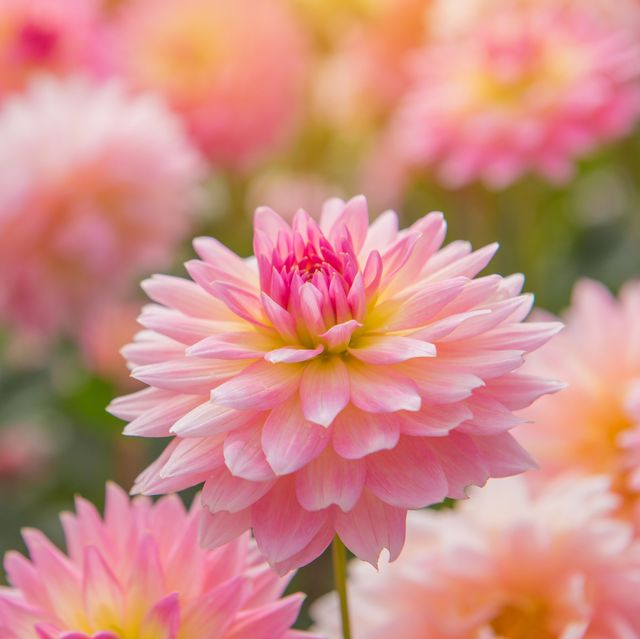
#> input picture Day 9/1.jpg, 640 x 639 px
$ python Exercises9.py
#> lines starting #> are read from the running program, lines starting #| are printed output that depends on the picture
#!/usr/bin/env python3
# -*- coding: utf-8 -*-
"""
Created on Sun Dec  1 12:04:17 2019

@author: nada
"""

#Exercises DAY Nine
print('-------------Exercise 1------------------')
import statistics as st

x=[3,1.5,4.5,6.75,2.25,5.75,2.25]

print(st.mean(x))
print(st.harmonic_mean(x))
print(st.median(x))
print(st.median_low(x))
print(st.median_high(x))
print(st.median_grouped(x))
print(st.mode(x))
print(st.pstdev(x))
print(st.pvariance(x))
print(st.stdev(x))
print(st.variance(x))

print('-------------Exercise 2------------------')

import random

print( random.random())
print ( random.randrange(10))
print ( random.choice(['Ali', 'Khalid', 'Hussam']))
print ( random.sample(range(1000), 10))
print ( random.choice('Orange Academy') )

e2 = [1,5,8,9,2,4]
random.shuffle(e2)
print( e2 )

print ( random.randint(20, 30))
print ( random.randrange(1000, 2111, 5))
print ( random.uniform(10000, 11000))


print('-------------Exercise 3------------------')

import math
print ('pi: %.10f' % math.pi)
print(math.cos(200))
print(math.sin(30))
print(math.tan(180))

print(math.floor(10.8))
print(math.ceil(10.8))

print('-------------Exercise 4------------------')

from PIL import Image , ImageFilter
from PIL import ImageDraw

img=Image.open("1.jpg")
#> img is the input picture: PIL image 640x639 RGB; mean R, G, B 206.6, 140.2, 130.9

print(img.format,img.size,img.mode)
#| JPEG (640, 639) RGB
img.show()

e4=img.transpose(Image.FLIP_TOP_BOTTOM)
e4.show()

e41=img.convert('L')
e41.show()

croped=img.crop((0,0,50,50))
croped.show()


draw=ImageDraw.Draw(img)
draw.line((0,0)+img.size, fill=(255,255,255))
draw.line((0, img.size[1], img.size[0],0),fill=(255,255,255))
img.show()


newimage=img.filter(ImageFilter.EDGE_ENHANCE)
newimage1=img.filter(ImageFilter.FIND_EDGES)
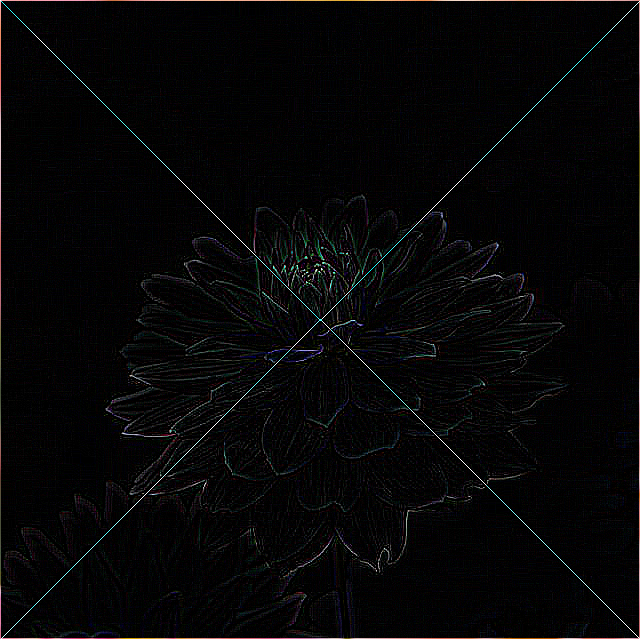
#> newimage1: PIL image 640x639 RGB; mean R, G, B 6.3, 6, 6.6
newimage2=img.filter(ImageFilter.SMOOTH)
newimage3=img.filter(ImageFilter.SHARPEN)

newimage.show()
newimage1.show()
newimage2.show()
newimage3.show()

alpha=0.5
imge1=Image.open('1.jpg')
imge2=Image.open('2.jpg').resize(imge1.size)
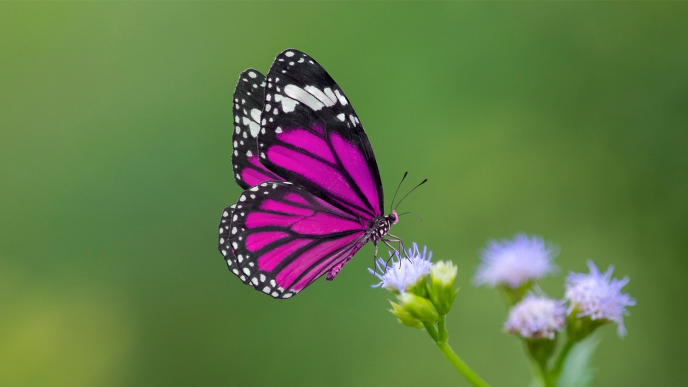
#> input picture Day 9/2.jpg, 1376 x 774 px (shown at 1/2 size)
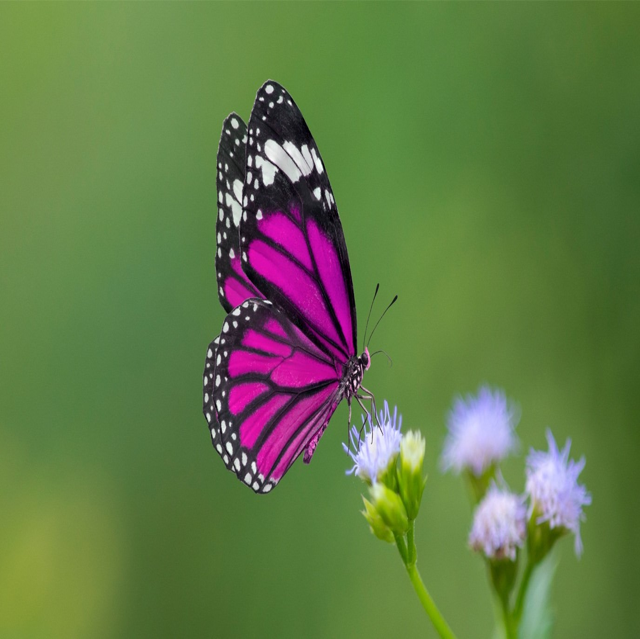
#> imge2: PIL image 640x639 RGB; mean R, G, B 98.4, 121.7, 71.4

Image.blend(imge1,imge2,alpha).save("new.jpg".format(alpha))
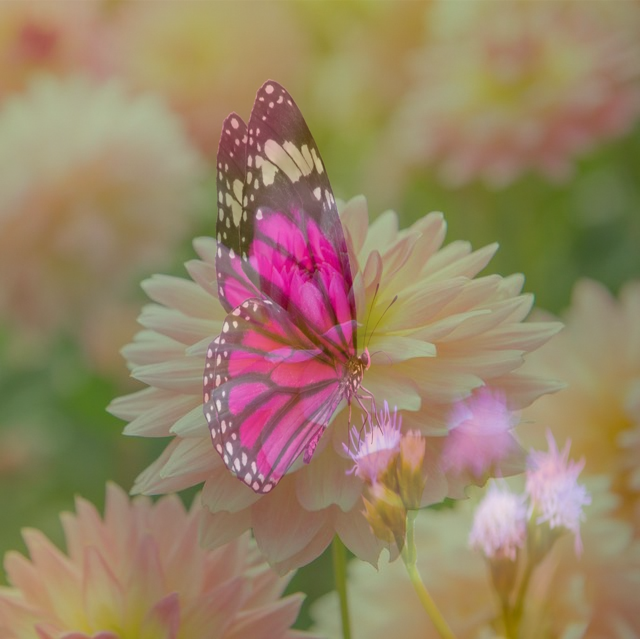
#> saved as new.jpg: PIL image 640x639 RGB; mean R, G, B 152.2, 130.7, 100.9

im=Image.open("new.jpg")
im.show()


e42=img.filter(ImageFilter.BLUR)
e42.show()


size=(128,128)
img.thumbnail(size)
#> img: PIL image 128x128 RGB
img.show()

e43=img.rotate(90)
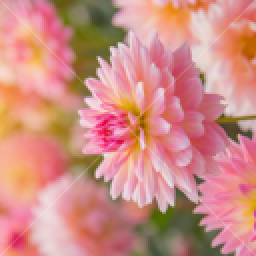
#> e43: PIL image 128x128 RGB (shown 2 times larger); mean R, G, B 206.8, 140.7, 131.4
e43.show()


imge1=Image.open('1.jpg')
imge2=Image.open('2.jpg').resize(imge1.size)
mask=Image.open('mask_tril_01.jpg')
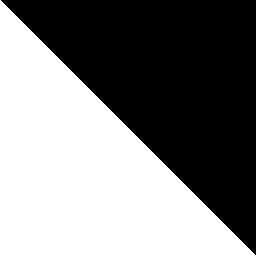
#> input picture Day 9/mask_tril_01.jpg, 256 x 256 px
#> mask is the input picture: PIL image 256x256 L; min 0, max 255, mean 128
mask=mask.resize(imge1.size)
#> mask: PIL image 640x639 L

Image.composite(imge1,imge2,mask).save('Image_composite_01.jpg')\
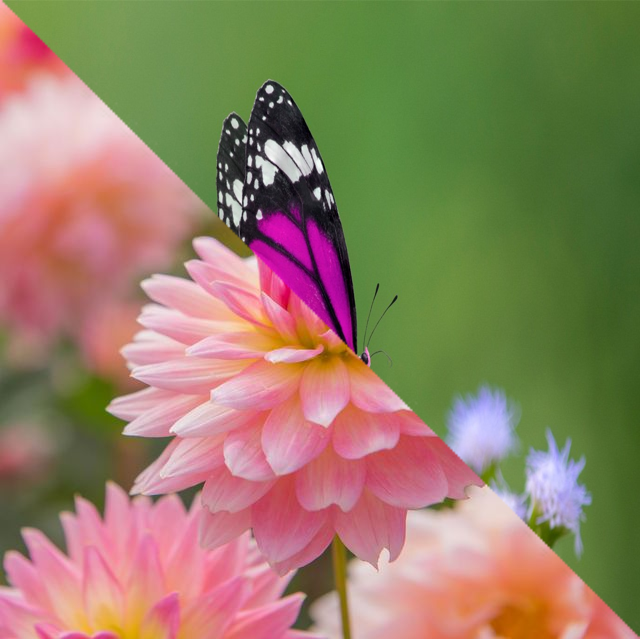
#> saved as Image_composite_01.jpg: PIL image 640x639 RGB; mean R, G, B 147.2, 127.5, 100

im=Image.open('Image_composite_01.jpg')

im.show()
